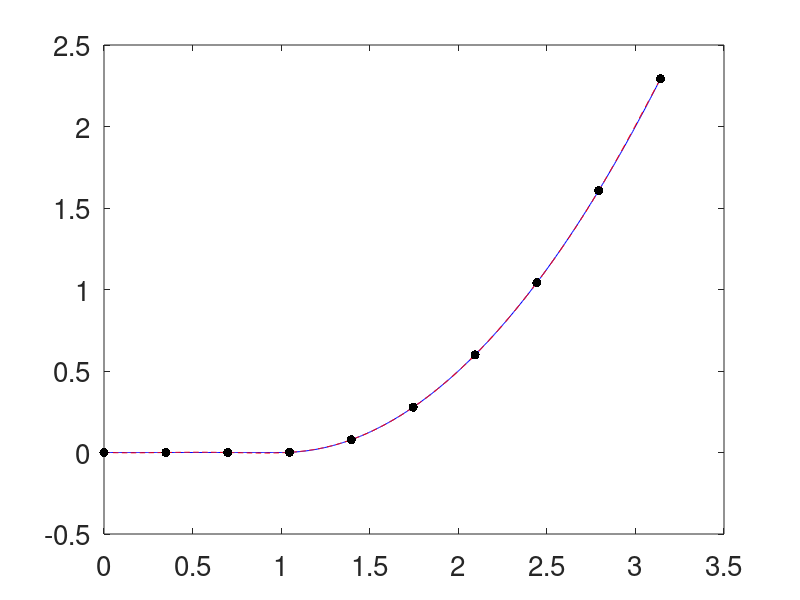

Source code (MATLAB):
%Cones and Kernel Approximation for Guarantees
%% Preliminaries
clear all
close all
format compact
set(0,'defaultaxesfontsize',20,'defaulttextfontsize',20)
testfun=@(x) (x.^2/2-x+1/2).*(x>1);
tau=2;
epsilon = 1e-2;
a = 0;
b = pi;

%% Kernel
gamma=1;
kernel=@(x,t) exp(-(gamma^2)*(bsxfun(@minus,x,t')).^2);


%% Data and spline approximation
n=10
xnode=linspace(a,b,n)';
Kmat=kernel(xnode,xnode);
condK=cond(Kmat)
y=testfun(xnode);
c=Kmat\y;
splinef=@(x) kernel(x,xnode)*c;

%% Plot of test function and spline
nplot=500;
xplot=linspace(a,b,nplot)';
plot(xplot,testfun(xplot),'b-',...
    xplot,splinef(xplot),'r--',...
    xnode,y,'k.','markersize',20,...
    'linewidth',3)
ntest=1000;
xtest=linspace(a,b,ntest)';

%% Root mean square error
error2=sqrt(mean((testfun(xtest)-splinef(xtest)).^2))
error_sup=max(abs(testfun(xtest)-splinef(xtest)))
%normHsplinef=sqrt(c'*y)
xtPlus=bsxfun(@plus,xnode,xnode');
xtMinus=bsxfun(@minus,xnode,xnode');
%Ktildemat = (sqrt(pi/2)/(2*gamma))*exp(-((gamma^2)/2)*(xtMinus.^2)).*(-erf((gamma/sqrt(2))*(xtPlus-2)) + erf((gamma/sqrt(2))*xtPlus));
Ktildemat = 1/sqrt(2*pi)/(2*gamma)*exp(-gamma^2/2*xtMinus.^2).*(erf(gamma/sqrt(2)*xtPlus)-erf(gamma/sqrt(2)*(xtPlus-2*pi)));
condKtilde=cond(Ktildemat)
%traceK=trace(Kmat)
%traceKt=trace(Ktildemat)
traceKK=trace(Ktildemat/Kmat)
%eigenKK = eig(Ktildemat/Kmat)
%figure(2);
%plot(1:n,eigenKK)
Herrbd=sqrt(1-traceKK)
%guesserrest=Herrbd*normHsplinef

%% Algorithm 1 Stage 1
normTsplinef=sqrt(c'*Ktildemat*c);
ErrBound = tau*Herrbd*normTsplinef/(1-tau*Herrbd)
